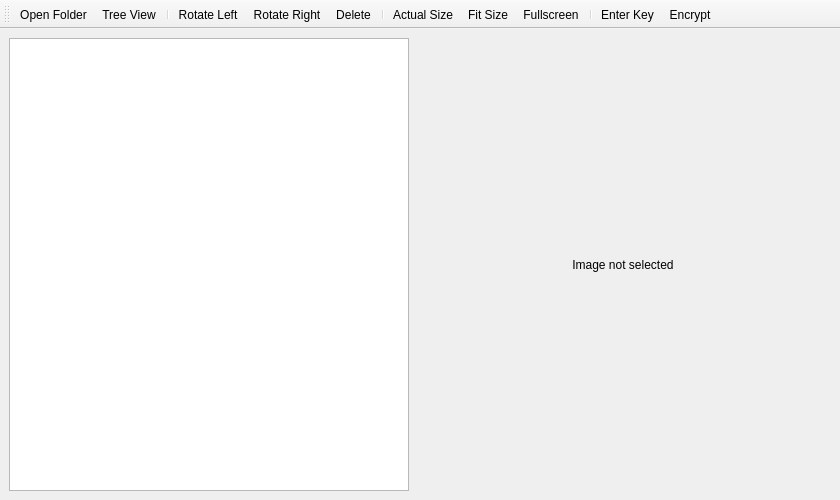
<?xml version="1.0" encoding="UTF-8"?>
<ui version="4.0">
 <class>MainWindow</class>
 <widget class="QMainWindow" name="MainWindow">
  <property name="sizePolicy">
   <sizepolicy hsizetype="Ignored" vsizetype="Ignored">
    <horstretch>0</horstretch>
    <verstretch>0</verstretch>
   </sizepolicy>
  </property>
  <property name="minimumSize">
   <size>
    <width>840</width>
    <height>500</height>
   </size>
  </property>
  <property name="palette">
   <palette>
    <active/>
    <inactive/>
    <disabled/>
   </palette>
  </property>
  <property name="font">
   <font>
    <pointsize>9</pointsize>
   </font>
  </property>
  <property name="windowTitle">
   <string>SecurePhotos</string>
  </property>
  <property name="windowIcon">
   <iconset>
    <normaloff>../img/icon.ico</normaloff>../img/icon.ico</iconset>
  </property>
  <widget class="QWidget" name="widget">
   <layout class="QGridLayout" name="gridLayout">
    <item row="0" column="0">
     <widget class="QTreeWidget" name="treeWidget">
      <property name="sizePolicy">
       <sizepolicy hsizetype="Expanding" vsizetype="Expanding">
        <horstretch>0</horstretch>
        <verstretch>0</verstretch>
       </sizepolicy>
      </property>
      <property name="minimumSize">
       <size>
        <width>400</width>
        <height>0</height>
       </size>
      </property>
      <property name="maximumSize">
       <size>
        <width>400</width>
        <height>16777215</height>
       </size>
      </property>
      <property name="columnCount">
       <number>1</number>
      </property>
      <attribute name="headerVisible">
       <bool>false</bool>
      </attribute>
      <column>
       <property name="text">
        <string notr="true">1</string>
       </property>
      </column>
     </widget>
    </item>
    <item row="0" column="1">
     <widget class="QLabel" name="label">
      <property name="text">
       <string>Image not selected</string>
      </property>
      <property name="alignment">
       <set>Qt::AlignCenter</set>
      </property>
     </widget>
    </item>
   </layout>
  </widget>
  <widget class="QToolBar" name="toolBar">
   <property name="windowTitle">
    <string>toolBar</string>
   </property>
   <property name="toolButtonStyle">
    <enum>Qt::ToolButtonTextUnderIcon</enum>
   </property>
   <attribute name="toolBarArea">
    <enum>TopToolBarArea</enum>
   </attribute>
   <attribute name="toolBarBreak">
    <bool>false</bool>
   </attribute>
   <addaction name="actionOpenFolder"/>
   <addaction name="actionTreeView"/>
   <addaction name="separator"/>
   <addaction name="actionRotateLeft"/>
   <addaction name="actionRotateRight"/>
   <addaction name="actionDelete"/>
   <addaction name="separator"/>
   <addaction name="actionActualSize"/>
   <addaction name="actionFitSize"/>
   <addaction name="actionFullscreen"/>
   <addaction name="separator"/>
   <addaction name="actionEnterKey"/>
   <addaction name="actionEncrypt"/>
  </widget>
  <action name="actionEnterKey">
   <property name="icon">
    <iconset>
     <normalon>../images/icons/key.svg</normalon>
    </iconset>
   </property>
   <property name="text">
    <string>Enter Key</string>
   </property>
  </action>
  <action name="actionEncrypt">
   <property name="icon">
    <iconset>
     <normalon>../images/icons/lock.svg</normalon>
    </iconset>
   </property>
   <property name="text">
    <string>Encrypt</string>
   </property>
  </action>
  <action name="actionOpenFolder">
   <property name="icon">
    <iconset>
     <normalon>../images/icons/folder_open.svg</normalon>
    </iconset>
   </property>
   <property name="text">
    <string>Open Folder</string>
   </property>
  </action>
  <action name="actionRotateLeft">
   <property name="icon">
    <iconset>
     <normalon>../images/icons/rotate_left.svg</normalon>
    </iconset>
   </property>
   <property name="text">
    <string>Rotate Left</string>
   </property>
  </action>
  <action name="actionRotateRight">
   <property name="icon">
    <iconset>
     <normalon>../images/icons/rotate_right.svg</normalon>
    </iconset>
   </property>
   <property name="text">
    <string>Rotate Right</string>
   </property>
  </action>
  <action name="actionFullscreen">
   <property name="icon">
    <iconset>
     <normaloff>../images/icons/open_full.svg</normaloff>../images/icons/open_full.svg</iconset>
   </property>
   <property name="text">
    <string>Fullscreen</string>
   </property>
  </action>
  <action name="actionTreeView">
   <property name="icon">
    <iconset>
     <normalon>../images/icons/tree.svg</normalon>
    </iconset>
   </property>
   <property name="text">
    <string>Tree View</string>
   </property>
  </action>
  <action name="actionActualSize">
   <property name="icon">
    <iconset>
     <normaloff>../images/icons/zoom_in.svg</normaloff>../images/icons/zoom_in.svg</iconset>
   </property>
   <property name="text">
    <string>Actual Size</string>
   </property>
  </action>
  <action name="actionDelete">
   <property name="icon">
    <iconset>
     <normalon>../images/icons/delete.svg</normalon>
    </iconset>
   </property>
   <property name="text">
    <string>Delete</string>
   </property>
  </action>
  <action name="actionFitSize">
   <property name="icon">
    <iconset>
     <normalon>../images/icons/zoom_out.svg</normalon>
    </iconset>
   </property>
   <property name="text">
    <string>Fit Size</string>
   </property>
  </action>
 </widget>
 <resources/>
 <connections/>
</ui>
